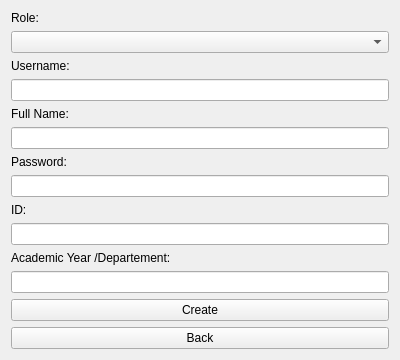
<?xml version="1.0" encoding="UTF-8"?>
<ui version="4.0">
 <class>CreateUserScreen</class>
 <widget class="QWidget" name="CreateUserScreen">
  <property name="geometry">
   <rect>
    <x>0</x>
    <y>0</y>
    <width>400</width>
    <height>300</height>
   </rect>
  </property>
  <property name="windowTitle">
   <string>Form</string>
  </property>
  <layout class="QVBoxLayout" name="verticalLayout">
   <item>
    <widget class="QLabel" name="label_5">
     <property name="text">
      <string>Role:</string>
     </property>
    </widget>
   </item>
   <item>
    <widget class="QComboBox" name="roleComboBox"/>
   </item>
   <item>
    <widget class="QLabel" name="label_2">
     <property name="text">
      <string>Username:</string>
     </property>
    </widget>
   </item>
   <item>
    <widget class="QLineEdit" name="usernameLineEdit"/>
   </item>
   <item>
    <widget class="QLabel" name="label">
     <property name="text">
      <string>Full Name:</string>
     </property>
    </widget>
   </item>
   <item>
    <widget class="QLineEdit" name="fullNameLineEdit"/>
   </item>
   <item>
    <widget class="QLabel" name="label_3">
     <property name="text">
      <string>Password:</string>
     </property>
    </widget>
   </item>
   <item>
    <widget class="QLineEdit" name="passwordLineEdit">
     <property name="echoMode">
      <enum>QLineEdit::EchoMode::Password</enum>
     </property>
    </widget>
   </item>
   <item>
    <widget class="QLabel" name="label_4">
     <property name="text">
      <string>ID:</string>
     </property>
    </widget>
   </item>
   <item>
    <widget class="QLineEdit" name="idLineEdit"/>
   </item>
   <item>
    <widget class="QLabel" name="label_6">
     <property name="text">
      <string>Academic Year /Departement:</string>
     </property>
    </widget>
   </item>
   <item>
    <widget class="QLineEdit" name="extraFieldLineEdit"/>
   </item>
   <item>
    <widget class="QPushButton" name="createButton">
     <property name="text">
      <string>Create</string>
     </property>
    </widget>
   </item>
   <item>
    <widget class="QPushButton" name="backButton">
     <property name="text">
      <string>Back</string>
     </property>
    </widget>
   </item>
  </layout>
 </widget>
 <resources/>
 <connections/>
</ui>
